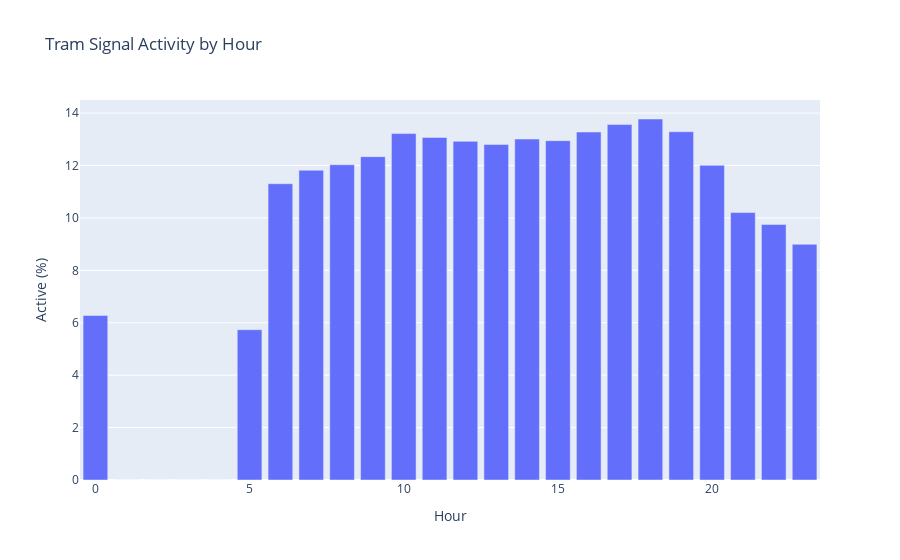

Notebook source saved alongside this figure:
### Code cell
# Tram activity by hour
tram_by_hour = df.groupby('hour')['tram_active'].mean() * 100

fig = px.bar(
    x=tram_by_hour.index,
    y=tram_by_hour.values,
    title='Tram Signal Activity by Hour',
    labels={'x': 'Hour', 'y': 'Active (%)'}
)
fig.show()

### Figure 1 — Plotly figure (JSON) as saved in the notebook; plotly's stock layout.template omitted (floating-point values rounded to 4 significant figures)
{"data": [{"hovertemplate": "Hour=%{x}<br>Active (%)=%{y}<extra></extra>", "legendgroup": "", "marker": {"color": "#636efa", "pattern": {"shape": ""}}, "name": "", "orientation": "v", "showlegend": false, "textposition": "auto", "type": "bar", "x": [0, 1, 2, 3, 4, 5, 6, 7, 8, 9, 10, 11, 12, 13, 14, 15, 16, 17, 18, 19, 20, 21, 22, 23], "xaxis": "x", "y": [6.277, 0.0, 0.0, 0.0, 0.0, 5.735, 11.3, 11.82, 12.03, 12.34, 13.22, 13.07, 12.92, 12.8, 13.01, 12.95, 13.28, 13.56, 13.77, 13.29, 12.0, 10.2, 9.749, 8.992], "yaxis": "y"}], "layout": {"autosize": true, "barmode": "relative", "legend": {"tracegroupgap": 0}, "title": {"text": "Tram Signal Activity by Hour"}, "xaxis": {"anchor": "y", "autorange": true, "domain": [0, 1], "range": [-0.5, 23.5], "title": {"text": "Hour"}, "type": "linear"}, "yaxis": {"anchor": "x", "autorange": true, "domain": [0, 1], "range": [0, 14.5], "title": {"text": "Active (%)"}, "type": "linear"}}}
